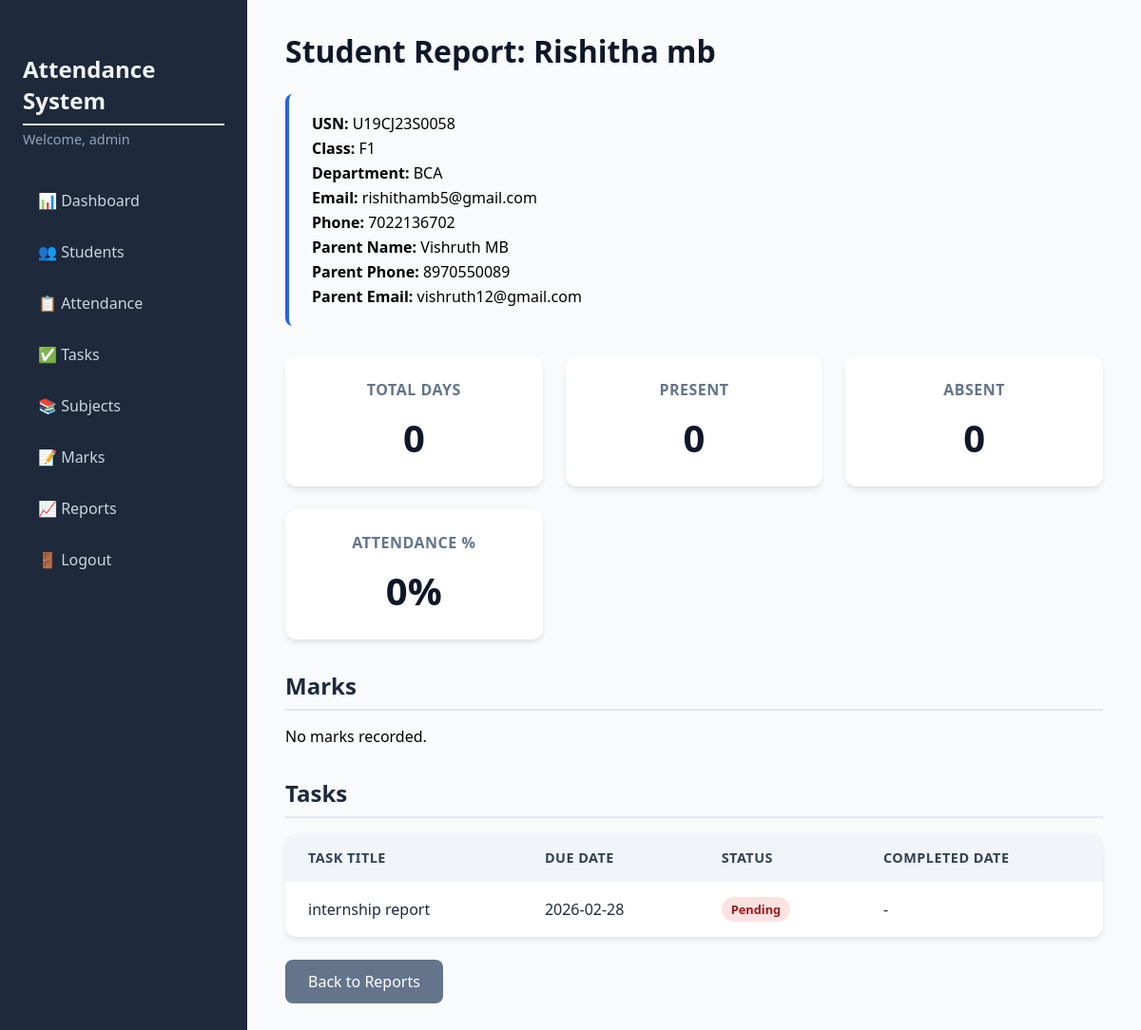
The page /student_report/1 (signed in) on the database its author committed.
### tables this page shows
CREATE TABLE students (
                id INTEGER PRIMARY KEY AUTOINCREMENT,
                usn TEXT UNIQUE NOT NULL,
                name TEXT NOT NULL,
                email TEXT UNIQUE NOT NULL,
                phone TEXT,
                class TEXT NOT NULL,
                department TEXT NOT NULL,
                parent_name TEXT,
                parent_phone TEXT,
                parent_email TEXT
            );

CREATE TABLE student_tasks (
                id INTEGER PRIMARY KEY AUTOINCREMENT,
                task_id INTEGER NOT NULL,
                student_id INTEGER NOT NULL,
                status TEXT CHECK(status IN ('Pending','Completed')) NOT NULL DEFAULT 'Pending',
                completed_date TEXT,
                FOREIGN KEY (task_id) REFERENCES tasks (id) ON DELETE CASCADE,
                FOREIGN KEY (student_id) REFERENCES students (id) ON DELETE CASCADE,
                UNIQUE(task_id, student_id)
            );

CREATE TABLE tasks (
                id INTEGER PRIMARY KEY AUTOINCREMENT,
                title TEXT NOT NULL,
                description TEXT,
                due_date TEXT NOT NULL
            );

### app.py (the view)
@app.route('/student_report/<int:student_id>')
@login_required
def student_report(student_id):
    db = get_db()
    student = db.execute("SELECT * FROM students WHERE id = ?", (student_id,)).fetchone()
    if not student:
        flash('Student not found.', 'danger')
        return redirect(url_for('students'))
    attendance = db.execute('''
        SELECT
            COUNT(*) as total_days,
            SUM(CASE WHEN status = 'Present' THEN 1 ELSE 0 END) as present_count,
            SUM(CASE WHEN status = 'Absent' THEN 1 ELSE 0 END) as absent_count
        FROM attendance
        WHERE student_id = ?
    ''', (student_id,)).fetchone()
    total_days = attendance['total_days'] or 0
    present = attendance['present_count'] or 0
    absent = attendance['absent_count'] or 0
    attendance_percent = round((present / total_days * 100), 2) if total_days > 0 else 0
    marks_data = db.execute('''
        SELECT sub.name as subject_name, sub.course, sub.semester,
               m.exam_type, m.marks_obtained, m.max_marks,
               m.exam_date, m.remarks
        FROM marks m
        JOIN subjects sub ON m.subject_id = sub.id
        WHERE m.student_id = ?
        ORDER BY sub.course, sub.semester, sub.name, m.exam_date
    ''', (student_id,)).fetchall()
    tasks = db.execute('''
        SELECT t.title, t.due_date, st.status, st.completed_date
        FROM student_tasks st
        JOIN tasks t ON st.task_id = t.id
        WHERE st.student_id = ?
        ORDER BY t.due_date
    ''', (student_id,)).fetchall()
    return render_template('student_report.html',
                           student=student,
                           total_days=total_days,
                           present=present,
                           absent=absent,
                           attendance_percent=attendance_percent,
                           marks=marks_data,
                           tasks=tasks)

### app.py (called while the page is built)
def get_db():
    db = getattr(g, '_database', None)
    if db is None:
        db = g._database = sqlite3.connect(DATABASE)
        db.row_factory = sqlite3.Row
    return db

@app.teardown_appcontext
def close_connection(exception):
    db = getattr(g, '_database', None)
    if db is not None:
        db.close()

def login_required(f):
    @wraps(f)
    def decorated_function(*args, **kwargs):
        if 'admin_id' not in session:
            flash('Please log in to access this page.', 'warning')
            return redirect(url_for('login'))
        return f(*args, **kwargs)
    return decorated_function

### templates/student_report.html (shortened to what this page needs)
{% extends "base.html" %}
{% block content %}
<h1>Student Report: {{ student.name }}</h1>
<div class="task-meta">
    <p><strong>USN:</strong> {{ student.usn }}</p>
    <p><strong>Class:</strong> {{ student.class }}</p>
    <p><strong>Department:</strong> {{ student.department }}</p>
    <p><strong>Email:</strong> {{ student.email }}</p>
    <p><strong>Phone:</strong> {{ student.phone or '-' }}</p>
    <p><strong>Parent Name:</strong> {{ student.parent_name or '-' }}</p>
    <p><strong>Parent Phone:</strong> {{ student.parent_phone or '-' }}</p>
    <p><strong>Parent Email:</strong> {{ student.parent_email or '-' }}</p>
</div>
<div class="cards">
    <div class="card">
        <h3>Total Days</h3>
        <p class="card-value">{{ total_days }}</p>
    </div>
    <div class="card">
        <h3>Present</h3>
        <p class="card-value">{{ present }}</p>
    </div>
    <div class="card">
        <h3>Absent</h3>
        <p class="card-value">{{ absent }}</p>
    </div>
    <div class="card">
        <h3>Attendance %</h3>
        <p class="card-value">{{ attendance_percent }}%</p>
    </div>
</div>
<h2>Marks</h2>
{% if marks %}
<div class="table-responsive">
    <table class="table">
        <thead>
            <tr>
                <th>Subject</th>
                <th>Course</th>
                <th>Sem</th>
                <th>Exam Type</th>
                <th>Marks Obtained</th>
                <th>Max Marks</th>
                <th>Percentage</th>
                <th>Exam Date</th>
                <th>Remarks</th>
            </tr>
        </thead>
        <tbody>
            {% for m in marks %}
            <tr>
                <td>{{ m.subject_name }}</td>
                <td>{{ m.course }}</td>
                <td>{{ m.semester }}</td>
                <td>{{ m.exam_type }}</td>
                <td>{{ m.marks_obtained }}</td>
                <td>{{ m.max_marks }}</td>
                <td>{{ "%.2f"|format(m.marks_obtained / m.max_marks * 100) }}%</td>
                <td>{{ m.exam_date or '-' }}</td>
                <td>{{ m.remarks or '-' }}</td>
            </tr>
            {% endfor %}
        </tbody>
    </table>
</div>
{% else %}
<p>No marks recorded.</p>
{% endif %}
<h2>Tasks</h2>
{% if tasks %}
<div class="table-responsive">
    <table class="table">
        <thead>
            <tr>
                <th>Task Title</th>
                <th>Due Date</th>
                <th>Status</th>
                <th>Completed Date</th>
            </tr>
        </thead>
        <tbody>
            {% for t in tasks %}
            <tr>
                <td>{{ t.title }}</td>
                <td>{{ t.due_date }}</td>
                <td>
                    <span class="badge {{ 'badge-present' if t.status == 'Completed' else 'badge-absent' }}">
                        {{ t.status }}
                    </span>
                </td>
                <td>{{ t.completed_date or '-' }}</td>
            </tr>
            {% endfor %}
        </tbody>
    </table>
</div>
{% else %}
<p>No tasks assigned.</p>
{% endif %}
<div class="form-actions">
    <a href="{{ url_for('reports') }}" class="btn btn-secondary">Back to Reports</a>
</div>
{% endblock %}

### static/css/style.css (style rules this page uses)
* { margin: 0; padding: 0; box-sizing: border-box; font-family: 'Segoe UI', Tahoma, Geneva, Verdana, sans-serif; }
body { background: #f4f7fc; }
h1 { font-size: 2rem; margin-bottom: 1.5rem; color: #0f172a; font-weight: 600; }
h2 { font-size: 1.5rem; margin: 2rem 0 1rem; color: #1e293b; border-bottom: 2px solid #e2e8f0; padding-bottom: 0.5rem; }
.cards { display: grid; grid-template-columns: repeat(auto-fit, minmax(200px, 1fr)); gap: 1.5rem; margin-bottom: 2rem; }
.card { background: white; padding: 1.5rem; border-radius: 12px; box-shadow: 0 4px 6px -1px rgba(0,0,0,0.1); text-align: center; transition: transform 0.2s; }
.card h3 { font-size: 1rem; color: #64748b; text-transform: uppercase; letter-spacing: 0.5px; margin-bottom: 0.75rem; }
.card-value { font-size: 2.5rem; font-weight: 700; color: #0f172a; }
.table { width: 100%; background: white; border-radius: 12px; overflow: hidden; box-shadow: 0 4px 6px -1px rgba(0,0,0,0.1); border-collapse: collapse; }
.table thead { background: #f1f5f9; }
.table th { text-align: left; padding: 1rem 1.5rem; font-weight: 600; color: #334155; font-size: 0.9rem; text-transform: uppercase; letter-spacing: 0.5px; }
.table td { padding: 1rem 1.5rem; border-bottom: 1px solid #e2e8f0; color: #1e293b; }
.table tbody tr:last-child td { border-bottom: none; }
.badge { display: inline-block; padding: 0.35rem 0.9rem; border-radius: 20px; font-size: 0.8rem; font-weight: 600; text-align: center; }
.badge-absent { background: #fee2e2; color: #991b1b; }
.btn { display: inline-block; padding: 0.75rem 1.5rem; border: none; border-radius: 8px; font-size: 1rem; font-weight: 500; cursor: pointer; transition: background 0.2s, transform 0.1s; text-decoration: none; }
.btn-secondary { background: #64748b; color: white; }
.form-actions { display: flex; gap: 1rem; margin-top: 1.5rem; align-items: center; }
.task-meta { background: #f8fafc; padding: 1rem 1.5rem; border-radius: 8px; margin-bottom: 2rem; border-left: 4px solid #2563eb; }
.task-meta p { margin: 0.25rem 0; }
.table td, .table th { text-align: left; vertical-align: middle; }
.badge-absent { background: #fee2e2; color: #991b1b; padding: 4px 10px; border-radius: 20px; font-size: 0.8rem; font-weight: 600; display: inline-block; }
.table td { vertical-align: middle; }

### rows shown on the page
students: name "Rishitha mb", usn "U19CJ23S0058", class "F1", department "BCA", email "rishithamb5@gmail.com", phone "7022136702", parent_name "Vishruth MB", parent_phone "8970550089", parent_email "vishruth12@gmail.com"
student_tasks: title "internship report", due_date "2026-02-28", status "Pending", completed_date "-"

### other values the page prints
{{ session.admin_username }} "admin"
{{ total_days }} "0"
{{ present }} "0"
{{ absent }} "0"
{{ attendance_percent }} "0"
